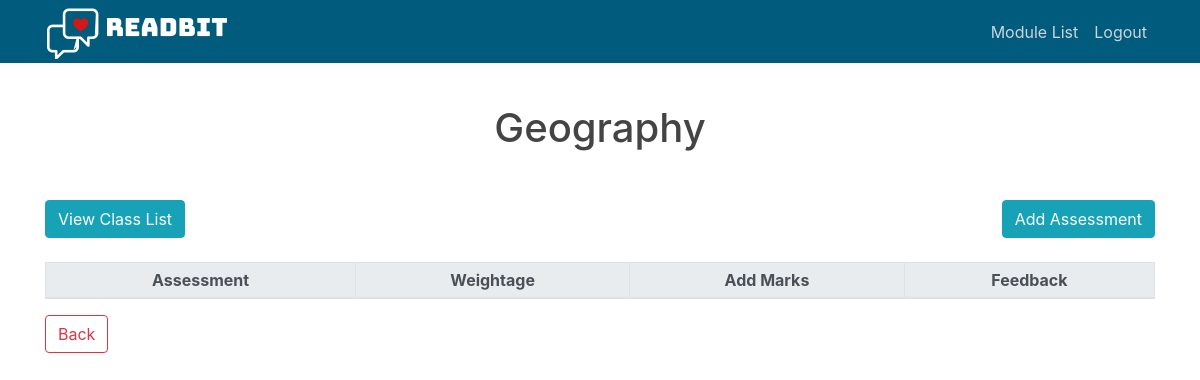
The app's page /manage_module?mod_id=2 (signed in), older data.
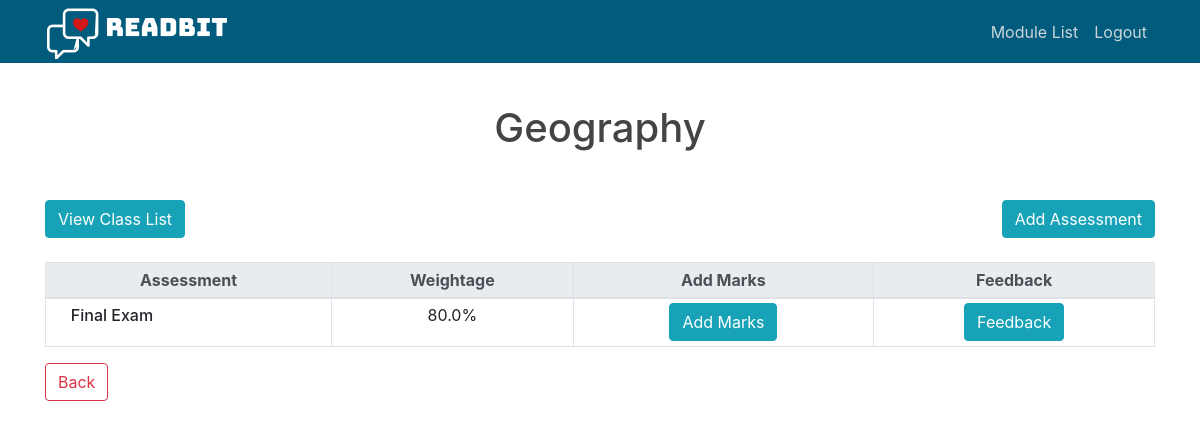
The same page, newer data.
### readbit/models.py (models this page shows, shortened)
class Component(db.Model):
    __tablename__ = 'component'
    id = db.Column(db.Integer, primary_key=True)
    name = db.Column(db.String(100), nullable=False)
    weightage = db.Column(db.Float, nullable=False)
    type = db.Column(db.String(10), nullable=False, default='main')
    feedback_list = db.relationship('Feedback', backref='component', lazy=True)
    __mapper_args__ = {
        'polymorphic_on': type,
        'polymorphic_identity': 'component'
    }

class MainComp(Component):
    module_id = db.Column(db.Integer, db.ForeignKey(Module.id), nullable=True)
    sub_comp_list = db.relationship('SubComp', remote_side='SubComp.main_comp_id')
    __mapper_args__ = {
        'polymorphic_identity': 'main'
    }

### readbit/routes.py (the view)
@app.route('/manage_module')
def manage_module():
    if current_user.type == 'student':
            return redirect(url_for('student_dashboard'))
    if request.args.get('success'):
        flash('Component added successfully.', 'success')
    modid = request.args.get('mod_id')
    module = Module.query.filter_by(id=modid).first()
    return render_template('manage_module.html', title='Manage Module', module=module, components= module.comp_list)

### readbit/models.py (called while the page is built)
@login_manager.user_loader
def load_user(user_id):
    return User.query.get(int(user_id))

### readbit/templates/manage_module.html (shortened to what this page needs)
{% extends "layout.html" %}
{% block content %}
<link rel="stylesheet" type="text/css" href="{{ url_for('static', filename='manage_class.css') }}">
<div class="container pl-0 pr-0">
    <h1 class="text-center m-4" >{{module.mod_name}}</h1>
    <div class = "mt-5" id="manage_module_row2">
        <a href="{{ url_for('manage_class', mod_id=module.id) }}" class="btn btn-info">View Class List</a>
        <a id="add_student_btn" href="{{url_for('add_component', mod_id=module.id)}}" class="btn btn-info">Add Assessment</a>
    </div>
</div>
<table id="class_list_table" class="table table-bordered table-sm mt-1 ml-0 mt-4" width="100%">
    <thead class="thead-light">
    <tr class="text-center">
        <th class="th-sm">Assessment</th>
        <th class="th-sm">Weightage</th>
        <th class="th-sm">Add Marks</th>
        <th class="th-sm">Feedback</th>
    </tr>
    </thead>
    <tbody>
    {% for comp in components %}
    <tr class="">
        <td class="manage_module_component">{{ comp.name }}</td>
        <td class="text-center">{{ comp.weightage }}%</td>
        {% if comp.sub_comp_list %}
        <td class="text-center"><button id="add_student_btn" type="button" class="btn btn-secondary"  disabled data-toggle="modal" data-target="#add_assessment_modal">Add Marks</button></td>
        <td class="text-center"><a href="{{ url_for('manage_feedback', mod_id=module.id, comp_id=comp.id) }}" class="btn btn-info">Feedback</a></td>
        {% for sub in comp.sub_comp_list %}
    <tr>
        <td class="manage_module_subcomponent"><img class="responsive" src="{{url_for('static', filename='egg.png')}}" alt="-->" width=16/>  {{ sub.name }}</td>
        <td class="text-center">{{ sub.weightage }}%</td>
        <td class="text-center"><a href="{{ url_for('add_marks', mod_id=module.id, comp_id=sub.id) }}" id="add_student_btn" class="btn btn-info" >Add Marks</a></td>
        <td class="text-center"><a href="{{ url_for('manage_feedback', mod_id=module.id, comp_id=sub.id) }}" class="btn btn-info">Feedback</a></td>
    </tr>
    {% endfor %}
    {% else %}
    <td class="text-center"><a href="{{ url_for('add_marks', mod_id=module.id, comp_id=comp.id) }}" id="add_student_btn" class="btn btn-info" >Add Marks</a></td>
    <td class="text-center"><a href="{{ url_for('manage_feedback', mod_id=module.id, comp_id=comp.id) }}" class="btn btn-info">Feedback</a></td>
    {% endif %}
    </tr>
    {% endfor %}
    </tbody>
</table>
<div class="mb-3">
    <a href="{{url_for('module_list')}}" class="btn btn-outline-danger">Back</a>
</div>
{% endblock content %}

Row changes from the older to the newer data that the page shows:
added MainComp: name "Final Exam", weightage "80.0"
